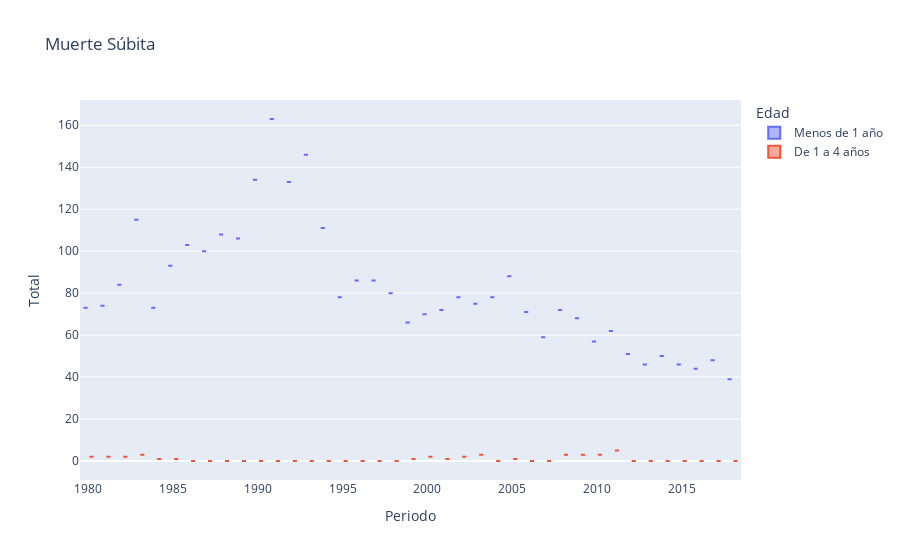

Notebook code cell kept with this figure:
### Code cell
px.box(deaths_edades, 
       x = 'Periodo', 
       y = 'Total',
       color = 'Edad',
       title='Muerte Súbita',
       )

### Figure 1 — Plotly figure (JSON) as saved in the notebook; plotly's stock layout.template omitted (floating-point values rounded to 4 significant figures)
{"data": [{"alignmentgroup": "True", "hovertemplate": "Edad=Menos de 1 año<br>Periodo=%{x}<br>Total=%{y}<extra></extra>", "legendgroup": "Menos de 1 año", "marker": {"color": "#636efa"}, "name": "Menos de 1 año", "notched": false, "offsetgroup": "Menos de 1 año", "orientation": "v", "showlegend": true, "type": "box", "x": [1991, 1993, 1990, 1992, 1983, 1994, 1988, 1989, 1986, 1987, 1985, 2005, 1997, 1996, 1982, 1998, 1995, 2004, 2002, 2003, 1981, 1980, 1984, 2001, 2008, 2006, 2000, 2009, 1999, 2011, 2007, 2010, 2012, 2014, 2017, 2013, 2015, 2016, 2018], "x0": " ", "xaxis": "x", "y": [163, 146, 134, 133, 115, 111, 108, 106, 103, 100, 93, 88, 86, 86, 84, 80, 78, 78, 78, 75, 74, 73, 73, 72, 72, 71, 70, 68, 66, 62, 59, 57, 51, 50, 48, 46, 46, 44, 39], "y0": " ", "yaxis": "y"}, {"alignmentgroup": "True", "hovertemplate": "Edad=De 1 a 4 años<br>Periodo=%{x}<br>Total=%{y}<extra></extra>", "legendgroup": "De 1 a 4 años", "marker": {"color": "#EF553B"}, "name": "De 1 a 4 años", "notched": false, "offsetgroup": "De 1 a 4 años", "orientation": "v", "showlegend": true, "type": "box", "x": [2011, 2008, 2003, 1983, 2009, 2010, 1980, 1981, 2002, 2000, 1982, 1984, 1985, 1999, 2001, 2005, 1986, 2015, 2017, 2016, 2004, 1995, 1996, 1997, 1998, 2006, 2007, 1990, 1991, 1992, 1993, 1994, 1987, 1988, 1989, 2012, 2013, 2014, 2018], "x0": " ", "xaxis": "x", "y": [5, 3, 3, 3, 3, 3, 2, 2, 2, 2, 2, 1, 1, 1, 1, 1, 0, 0, 0, 0, 0, 0, 0, 0, 0, 0, 0, 0, 0, 0, 0, 0, 0, 0, 0, 0, 0, 0, 0], "y0": " ", "yaxis": "y"}], "layout": {"boxmode": "group", "legend": {"title": {"text": "Edad"}, "tracegroupgap": 0}, "title": {"text": "Muerte Súbita"}, "xaxis": {"anchor": "y", "domain": [0, 1], "title": {"text": "Periodo"}}, "yaxis": {"anchor": "x", "domain": [0, 1], "title": {"text": "Total"}}}}
